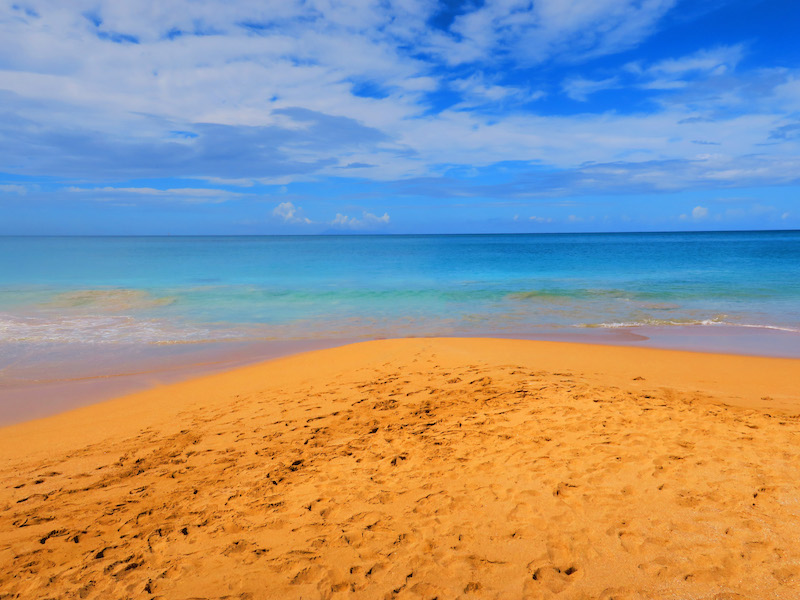
#> input picture Lesson7/Pictures/beach.jpg, 800 x 600 px
$ python ImageMerge.py
#> lines starting #> are read from the running program, lines starting #| are printed output that depends on the picture
from PIL import Image

img = Image.open("beach.jpg")
#> img is the input picture: PIL image 800x600 RGB; mean R, G, B 152.6, 148, 143.9
img2 = Image.open("cactus.jpg")
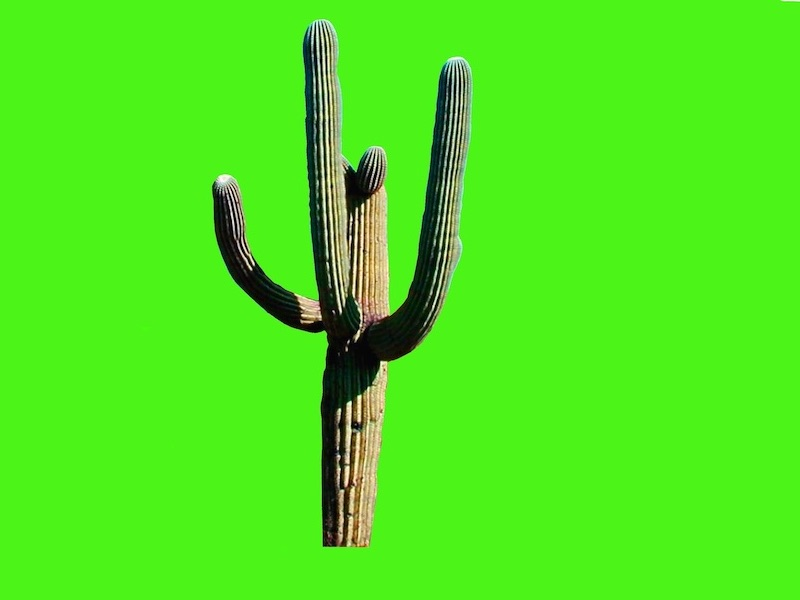
#> input picture Lesson7/Pictures/cactus.jpg, 800 x 600 px
#> img2 is the input picture: PIL image 800x600 RGB; mean R, G, B 77.7, 229.6, 28.9

image_new = Image.new("RGB", img.size)
#> image_new: PIL image 800x600 RGB; every value is 0
pixels_new = image_new.load()
pixels_original = img.load()
pixels_overlay = img2.load()
size = img.size
#> size = (800, 600)
print(img.size)
#| (800, 600)
width = size[0]
#> width = 800
height = size[1]
#> height = 600
for x in range(width):
    for y in range(height):
        r, g, b = pixels_original[x, y]
        r2, g2, b2 = pixels_overlay[x, y]
        r = r2
        r_new = r
        pixels_new[x, y] = (r_new, g, b)
image_new.show()
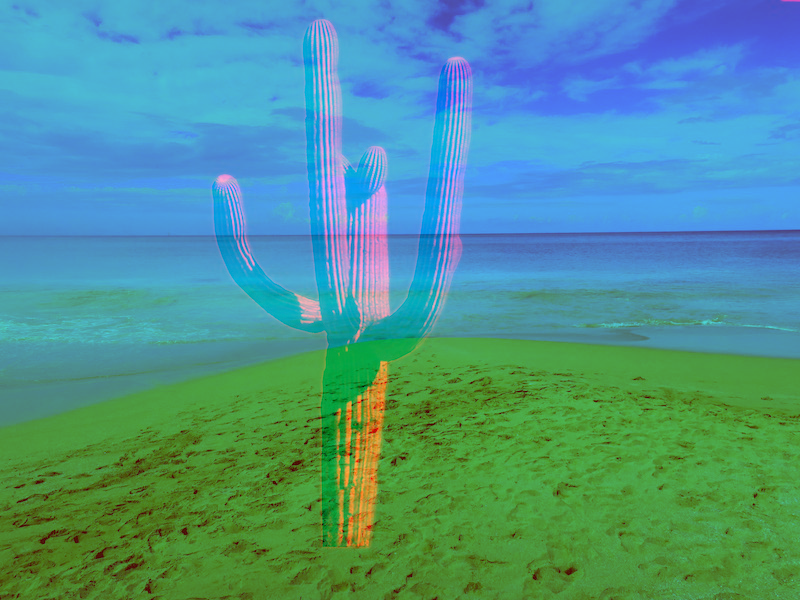
#> shown: PIL image 800x600 RGB; mean R, G, B 77.7, 148, 143.9
